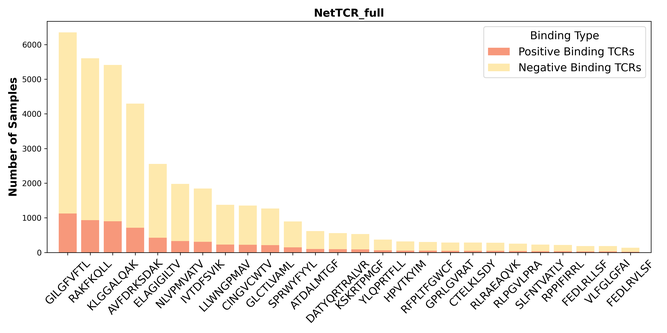
#> input picture picture_code/picture/Netfulldata.png, 667 x 333 px, shrunk from 3600 x 1800 before the run, found by its file name
$ python combinethreeData.py
#> lines starting #> are read from the running program, lines starting #| are printed output that depends on the picture
from PIL import Image
import matplotlib.pyplot as plt

# 定义图片路径
file_paths = [
    r'D:\xy\HeteroTCR-main\5folds_visual\picture\Netfulldata.png',
    r'D:\xy\HeteroTCR-main\5folds_visual\picture\Netbaldata.png',
    r'D:\xy\HeteroTCR-main\5folds_visual\picture\Netstrictdata.png'
]

# 打开图片并获取尺寸
images = [Image.open(fp) for fp in file_paths]
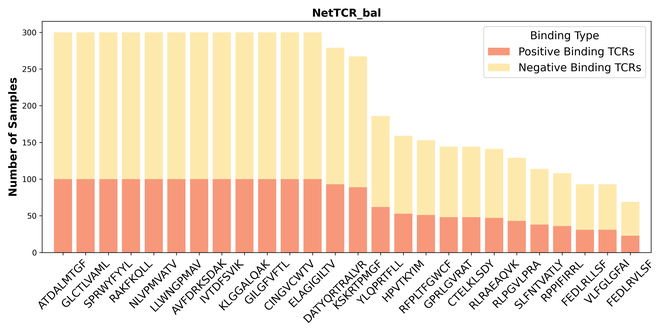
#> input picture picture_code/picture/Netbaldata.png, 667 x 333 px, shrunk from 3600 x 1800 before the run, found by its file name
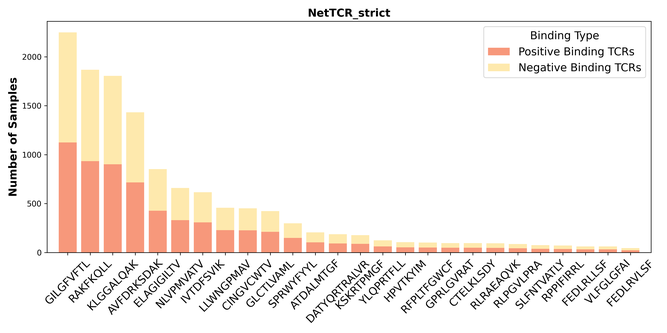
#> input picture picture_code/picture/Netstrictdata.png, 667 x 333 px, shrunk from 3600 x 1800 before the run, found by its file name
#> images = 3 items
widths, heights = zip(*(img.size for img in images))
#> widths = (667, 667, 667); heights = (333, 333, 333)

# 计算合成图片的宽度和高度
total_width = max(widths)  # 取所有图片的最大宽度
#> total_width = 667
total_height = sum(heights)  # 总高度为所有图片高度之和
#> total_height = 999

# 创建新的空白图片
combined_image = Image.new('RGB', (total_width, total_height), (255, 255, 255))
#> combined_image: PIL image 667x999 RGB; every value is 255

# 粘贴图片（从上到下）
y_offset = 0
for img in images:
    combined_image.paste(img, (0, y_offset))
    y_offset += img.height  # 更新y偏移量，确保图片按顺序从上到下排列
#> this loop made 3 passes
#> y_offset on passes 1 to 3: 333, 666, 999
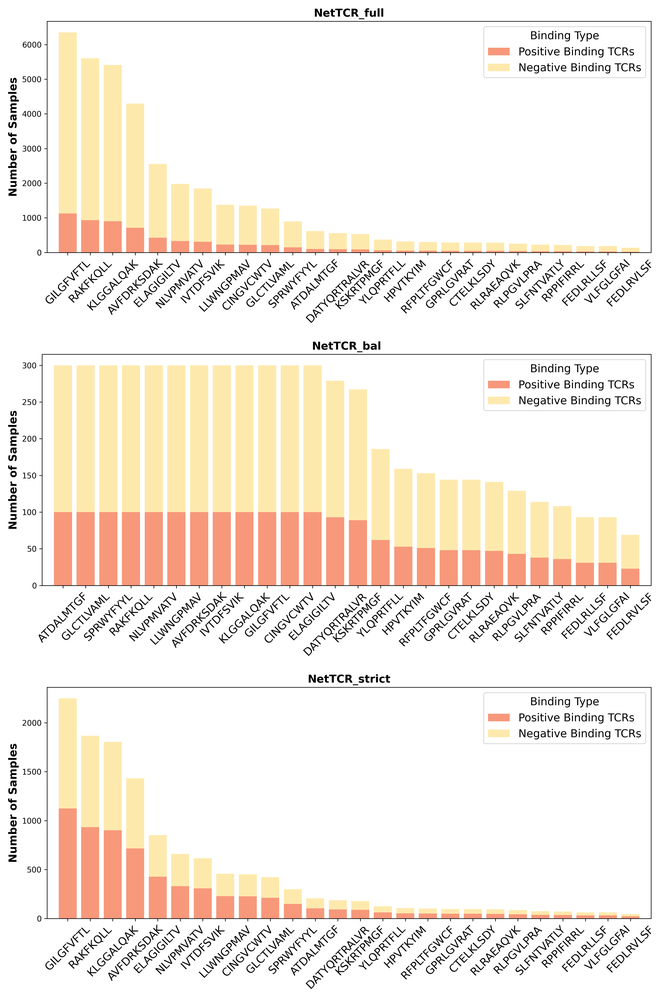
#> combined_image: PIL image 667x999 RGB; mean R, G, B 246, 237.6, 228.4
#> after the loop, y_offset = 999

# 保存合并后的图片，并设置分辨率为 300 dpi
output_path = r'D:\xy\HeteroTCR-main\5folds_visual\picture\combinethreeData.png'
combined_image.save(output_path, format='PNG', dpi=(300, 300))  # 指定 300 dpi
print(f'合并后的图片已保存至: {output_path}')

# 显示合成图片（可视化）
combined_image.show()  # 打开系统图片查看器显示图片

# 使用 matplotlib 进行可视化
plt.figure(figsize=(8, 12))  # 调整显示比例
plt.imshow(combined_image)
plt.axis('off')  # 隐藏坐标轴
plt.show()
